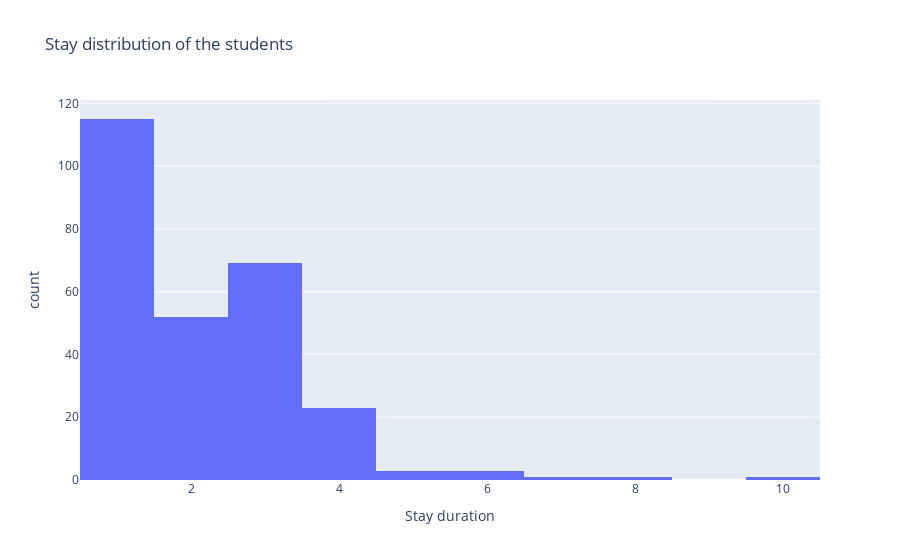

The notebook cell saved with this chart:
### Markdown cell above
The age of participants varied between 17 and 31 years old, with the average age being approximately 21 years. The age distribution is skewed towards the right, meaning that there are more participants on the older end of the age range. The majority of students fell within the 18-21 age bracket. This pattern can be attributed to the fact that a small percentage (7.84%) of the participants were graduate students, who tend to be older than the larger group (92.16%) of undergraduate students surveyed

### Code cell
# Build a histogram on the Stay column
fig = px.histogram(
    data_frame=students, 
    x='Stay', 
    title='Stay distribution of the students',
    labels={'Stay': 'Stay duration'}
)
fig.show()

### Figure 1 — Plotly figure (JSON) as saved in the notebook; plotly's stock layout.template omitted (floating-point values rounded to 4 significant figures; data arrays with more than 128 entries replaced by an {"elided": "..."} marker saying what was removed)
{"data": [{"alignmentgroup": "True", "bingroup": "x", "hovertemplate": "Stay duration=%{x}<br>count=%{y}<extra></extra>", "legendgroup": "", "marker": {"color": "#636efa", "pattern": {"shape": ""}}, "name": "", "offsetgroup": "", "orientation": "v", "showlegend": false, "type": "histogram", "x": {"elided": "268 int values"}, "xaxis": "x", "yaxis": "y"}], "layout": {"barmode": "relative", "legend": {"tracegroupgap": 0}, "title": {"text": "Stay distribution of the students"}, "xaxis": {"anchor": "y", "domain": [0, 1], "title": {"text": "Stay duration"}}, "yaxis": {"anchor": "x", "domain": [0, 1], "title": {"text": "count"}}}}
